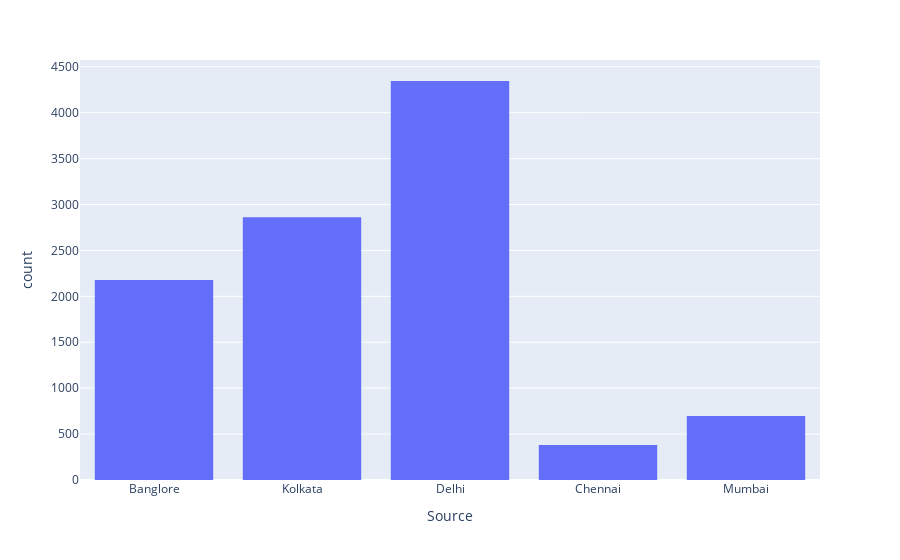

This figure's notebook cell:
### Code cell
px.histogram(data_frame=df , x = "Source")

### Figure 1 — Plotly figure (JSON) as saved in the notebook; plotly's stock layout.template omitted (floating-point values rounded to 4 significant figures; data arrays with more than 128 entries replaced by an {"elided": "..."} marker saying what was removed)
{"data": [{"alignmentgroup": "True", "bingroup": "x", "hovertemplate": "Source=%{x}<br>count=%{y}<extra></extra>", "legendgroup": "", "marker": {"color": "#636efa", "pattern": {"shape": ""}}, "name": "", "offsetgroup": "", "orientation": "v", "showlegend": false, "type": "histogram", "x": {"elided": "10460 str values"}, "xaxis": "x", "yaxis": "y"}], "layout": {"barmode": "relative", "legend": {"tracegroupgap": 0}, "margin": {"t": 60}, "xaxis": {"anchor": "y", "domain": [0, 1], "title": {"text": "Source"}}, "yaxis": {"anchor": "x", "domain": [0, 1], "title": {"text": "count"}}}}
